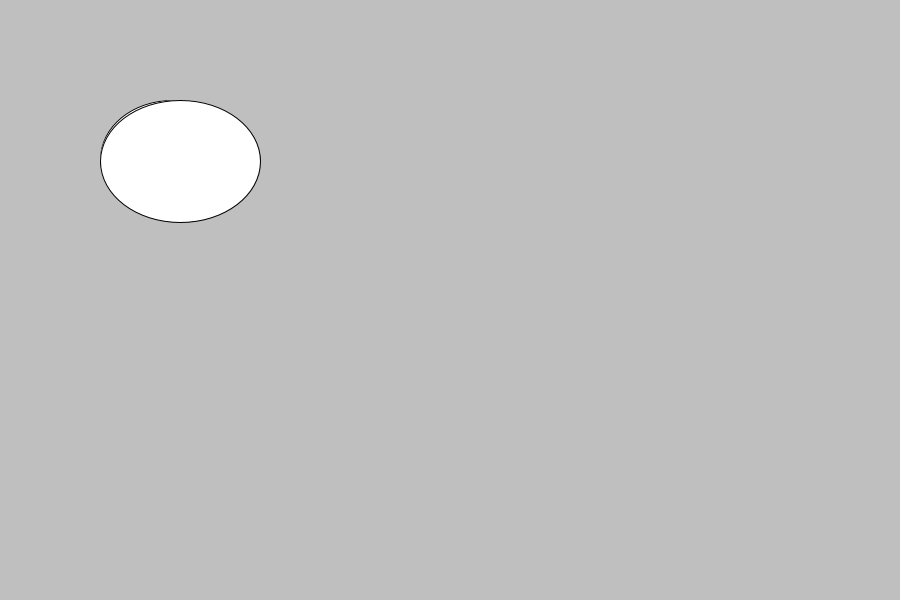
Frame 1 (no input)
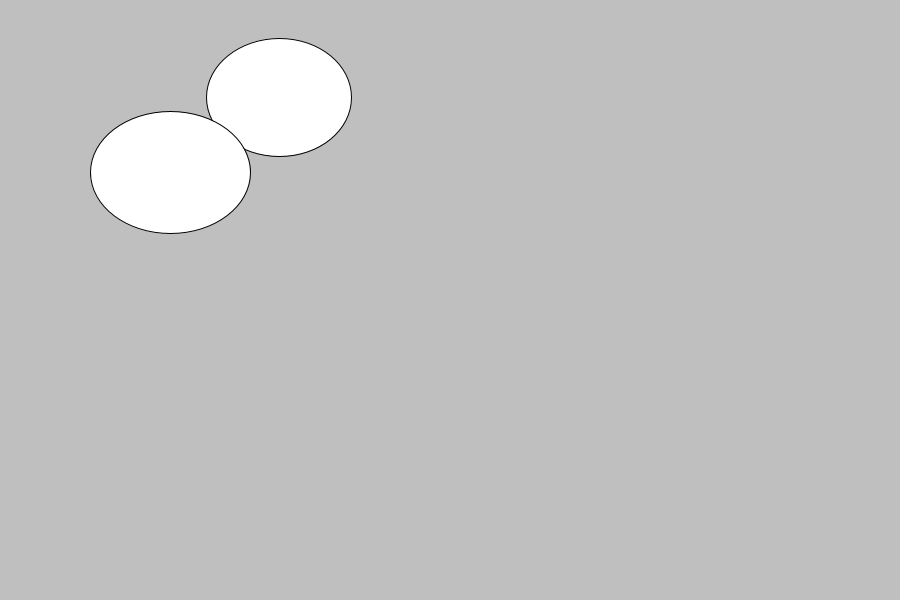
Frame 60 (the mouse pressed at the canvas centre just before this capture)
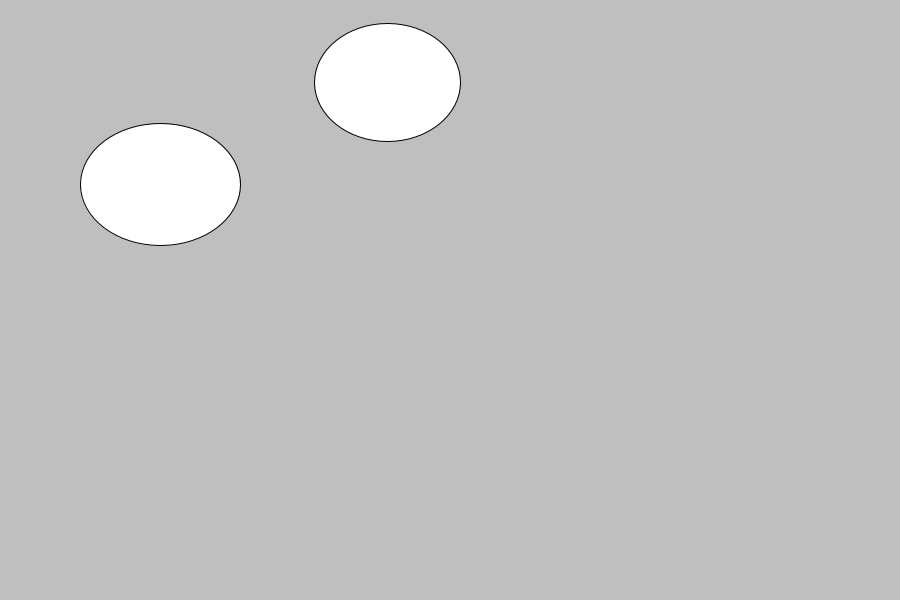
Frame 120 (the mouse held since frame 60 and released just before this capture)

The Processing sketch that drew these frames (run headless with seeded random() and noise(); from frame 60 on, the mouse is pressed at the canvas centre):

// Processing sketch: processing_49165
// ── processing_49165.pde

//array named myBouncingArray for 100 BouncingButtons

BouncingButton[] myBouncingArray = new BouncingButton[2];

void setup () {

  size (900, 600);
  smooth();
  ellipseMode(CORNER);


  for (int i =0; i<myBouncingArray.length; i++) {

    myBouncingArray[i]= new BouncingButton(100, 100, random (100, 170), random (100, 170));
  }
}

void draw () {
  background (191);
  for (int i =0; i<myBouncingArray.length; i++) {
    myBouncingArray[i].drawBouncingButton();
    myBouncingArray[i].collisionBouncingButton();
    myBouncingArray[i].movingBouncingButton();
   
  }
}

void mousePressed () {

  for (int i=0; i<myBouncingArray.length; i++) {

    myBouncingArray[i].checkMousePress ();
  }
}




class BouncingButton {

  float x;
  float y;
  float speedX;
  float speedY;

  float sizeX;
  float sizeY;
    boolean clicked;



  BouncingButton (float xPos, float yPos, float xSize, float ySize) {

    x=xPos;
    y=yPos;
    sizeX=xSize;
    sizeY=ySize;
    color c;
  

    speedX= random (-2, 2);
    speedY= random (-2, 2);
  }

  //DONE
  void movingBouncingButton () {

    x += speedX;
    y += speedY;
  }
  //DONE
  void collisionBouncingButton () {

    if ( (x < (0) ) || (x > width - sizeX ) ) {

      speedX = -speedX;
    }

    if ( (y < (0) ) || (y > height - sizeY ) ) {

      speedY = -speedY;
    }
  }

  void drawBouncingButton () {

    if (clicked) {

      fill (0);
      rect (x, y, sizeX, sizeY);
    }
    else { 
      fill (255);
    }
    ellipse (x, y, sizeX, sizeY);
    
  }

  void checkMousePress() {
    if ((mouseX > x ) && (mouseX< x + sizeX)&& (mouseY > y) && (mouseY < y + sizeY)) {

      clicked = !clicked;
    }
  }
}
